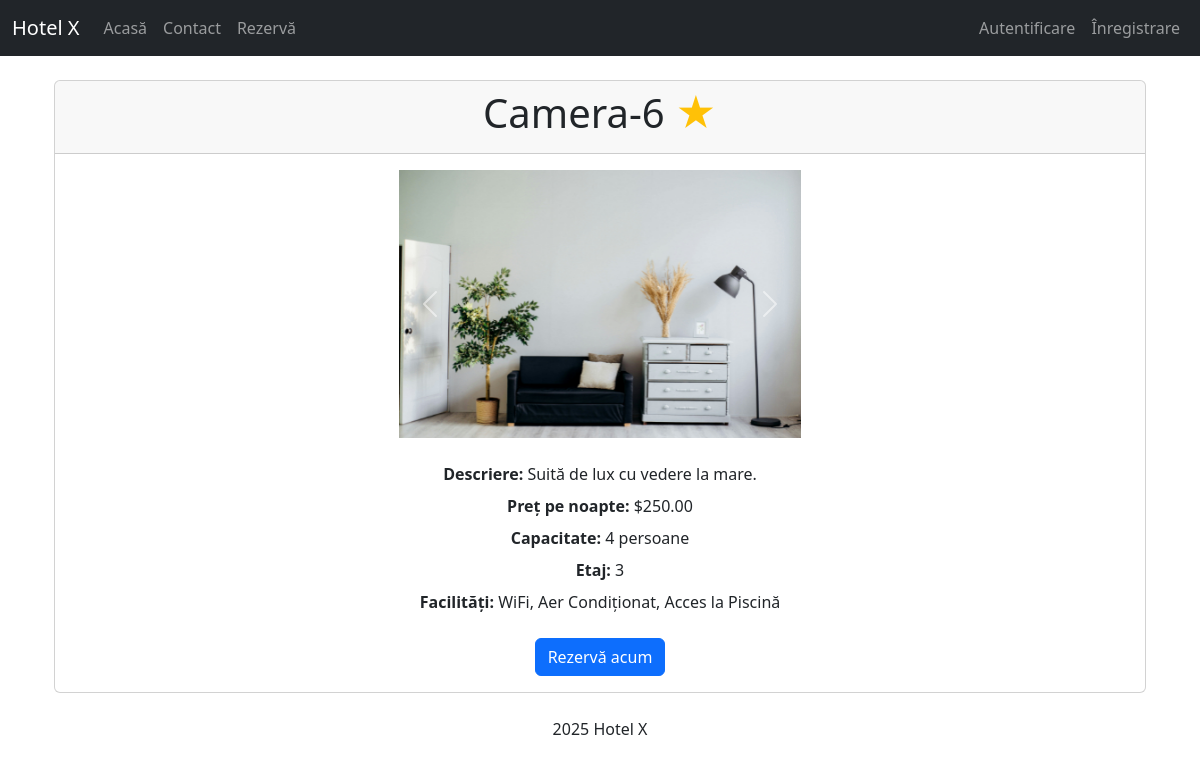
/room?id=6, run on the app's committed database.
### tables this page shows
CREATE TABLE rooms (
    id INT AUTO_INCREMENT PRIMARY KEY,
    name VARCHAR(100) NOT NULL,
    description TEXT NOT NULL,
    image_url VARCHAR(255) NOT NULL,
    images JSON DEFAULT NULL,
    price_per_night DECIMAL(10, 2) NOT NULL,
    capacity INT NOT NULL,
    floor INT NOT NULL,
    popular TINYINT(1) DEFAULT 0,
    available_rooms INT NOT NULL DEFAULT 0,
    created_at TIMESTAMP DEFAULT CURRENT_TIMESTAMP
);

### app/controllers/RoomController.php (called while the page is built, shortened)
<?php
class RoomController
{
    public function details()
    {
        try {
            $roomId = $_GET['id'];
            $room = Room::getRoomById($roomId);
            $room['images'] = json_decode($room['images'], true);
            $room['facilities'] = Room::getRoomFacilities($roomId);
            require __DIR__ . '/../views/layout.php';
        } catch (Exception $e) {
            $error = $e->getMessage();
            $title = 'Error';
            $view = __DIR__ . '/../views/error.php';
            require __DIR__ . '/../views/layout.php';
        }
    }
}
?>

### app/models/Room.php (called while the page is built, shortened)
<?php
class Room
{
    public static function getRoomById($id)
    {
        $db = Database::getInstance()->getConnection();
        $stmt = $db->prepare("SELECT * FROM rooms WHERE id = :id");
        $stmt->bindParam(':id', $id, PDO::PARAM_INT);
        $stmt->execute();
        return $stmt->fetch(PDO::FETCH_ASSOC);
    }
    public static function getRoomFacilities($roomId)
    {
        $db = Database::getInstance()->getConnection();
        $stmt = $db->prepare("
            SELECT facilities.name
            FROM facilities
            JOIN room_facilities ON facilities.id = room_facilities.facility_id
            WHERE room_facilities.room_id = :room_id
        ");
        $stmt->bindParam(':room_id', $roomId, PDO::PARAM_INT);
        $stmt->execute();
        return $stmt->fetchAll(PDO::FETCH_COLUMN);
    }
}
?>

### app/helpers/convertPrice.php (called while the page is built, shortened)
<?php
function convertPrice($amount, $currency = 'USD')
{
    if($currency === 'USD') {
        return formatPrice($amount, $currency);
    }
    $convertedAmount = getLiveConversionRate($amount, 'USD', $currency);
    return formatPrice($convertedAmount, $currency);
}
function formatPrice($amount, $currency)
{
    $currencySymbols = [
        'USD' => '$',
        'EUR' => '€',
        'GBP' => '£',
        'JPY' => '¥',
        'INR' => '₹',
        'CNY' => '¥',
        'AUD' => 'A$',
        'CAD' => 'C$',
        'CHF' => 'CHF',
    ];
    if (isset($currencySymbols[$currency])) {
        $symbol = $currencySymbols[$currency];
    } else {
        $symbol = $currency;
    }
    return $symbol . number_format($amount, 2);
}
?>

### app/views/room_details.php (the view, shortened to what this page needs)
<?php
    require_once __DIR__ . '/../helpers/convertPrice.php';
    $preferred_currency = $_SESSION['preferred_currency'];
    ?>
<div class="container mt-4">
    <div class="card">
        <div class="card-header text-center">
            <h1>
            <?php echo htmlspecialchars($room['name']); ?>
            <?php if ($room['popular']): ?>
                    <span class="text-warning">&#9733;</span>
                <?php endif; ?>
            </h1>
        </div>
        <div class="card-body text-center">
            <div id="roomCarousel" class="carousel slide m-auto mb-4" data-bs-ride="carousel" style="width: fit-content;">
                <div class="carousel-inner">
                    <?php foreach ($room['images'] as $index => $image): ?>
                        <div class="carousel-item <?php echo $index === 0 ? 'active' : ''; ?>">
                            <img src="<?php echo htmlspecialchars($image); ?>" class="d-block w-auto" alt="Imagine Cameră" style="height: 268px; object-fit: cover;">
                        </div>
                    <?php endforeach; ?>
                </div>
                <?php if (count($room['images']) > 1): ?>
                    <button class="carousel-control-prev" type="button" data-bs-target="#roomCarousel" data-bs-slide="prev" style="height: 268px;">
                        <span class="carousel-control-prev-icon" aria-hidden="true"></span>
                    </button>
                    <button class="carousel-control-next" type="button" data-bs-target="#roomCarousel" data-bs-slide="next" style="height: 268px;">
                        <span class="carousel-control-next-icon" aria-hidden="true"></span>
                    </button>
                <?php endif; ?>
            </div>
            <p class="my-2"><strong>Descriere:</strong> <?php echo htmlspecialchars($room['description']); ?></p>
            <p class="my-2"><strong>Preț pe noapte:</strong> <?php echo htmlspecialchars(convertPrice($room['price_per_night'], $preferred_currency)); ?></p>
            <p class="my-2"><strong>Capacitate:</strong> <?php echo htmlspecialchars($room['capacity']); ?> persoane</p>
            <p class="my-2"><strong>Etaj:</strong> <?php echo htmlspecialchars($room['floor']); ?></p>
            <p class="my-2"><strong>Facilități:</strong> <?php echo isset($room['facilities']) ? htmlspecialchars(implode(', ', $room['facilities'])) : 'N/A'; ?></p>
            <div class="text-center mt-4">
                <?php
                if ($room['available_rooms'] >= 1): ?>
                    <a href="/initializeBooking?room_id=<?= $room['id']; ?>" class="btn btn-primary">Rezervă acum</a>
                    <?php endif; ?>
            </div>
        </div>
    </div>
</div>

### data on the page
rooms: name "Camera-6", description "Suită de lux cu vedere la mare.", price_per_night "$250.00", capacity "4", floor "3"

### other printed values
implode(', ', $room['facilities']) "WiFi, Aer Condiționat, Acces la Piscină"
